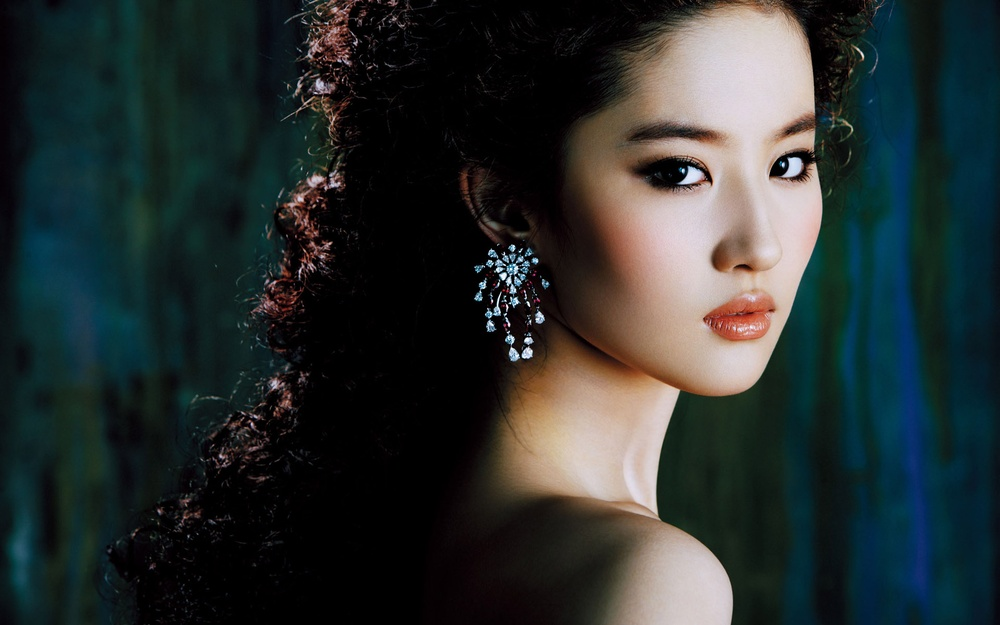
#> input picture df.jpg, 1000 x 625 px, shrunk from 1920 x 1200 before the run
$ python img_rotat.py
#> lines starting #> are read from the running program, lines starting #| are printed output that depends on the picture
import cv2
import numpy as n
img=cv2.imread('df.jpg')
#> img is the input picture: shape (625, 1000, 3); mean B, G, R 47.1, 47.7, 40.7
height,width=img.shape[:2]
#> height = 625; width = 1000
rotat_mat=cv2.getRotationMatrix2D((width/2,height/2),50,0.45)
rotated_image=cv2.warpAffine(img,rotat_mat,(height,width))
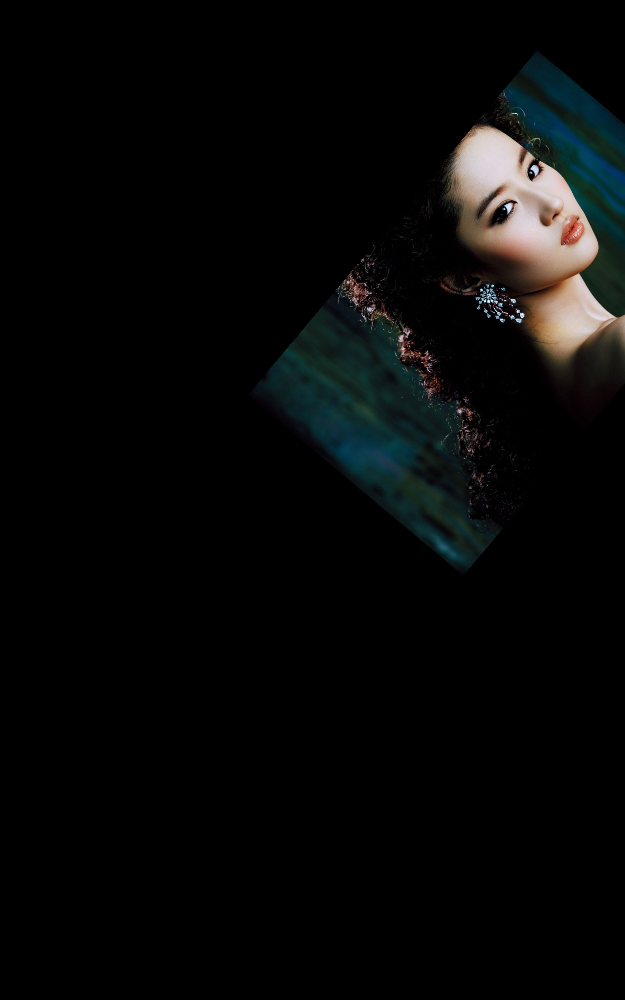
#> rotated_image: shape (1000, 625, 3); mean B, G, R 8, 8.3, 7.5
cv2.imshow('Original',img)
cv2.waitKey(0)
cv2.imshow('Rotated',rotated_image)
cv2.waitKey(0)
cv2.destroyAllWindows()
